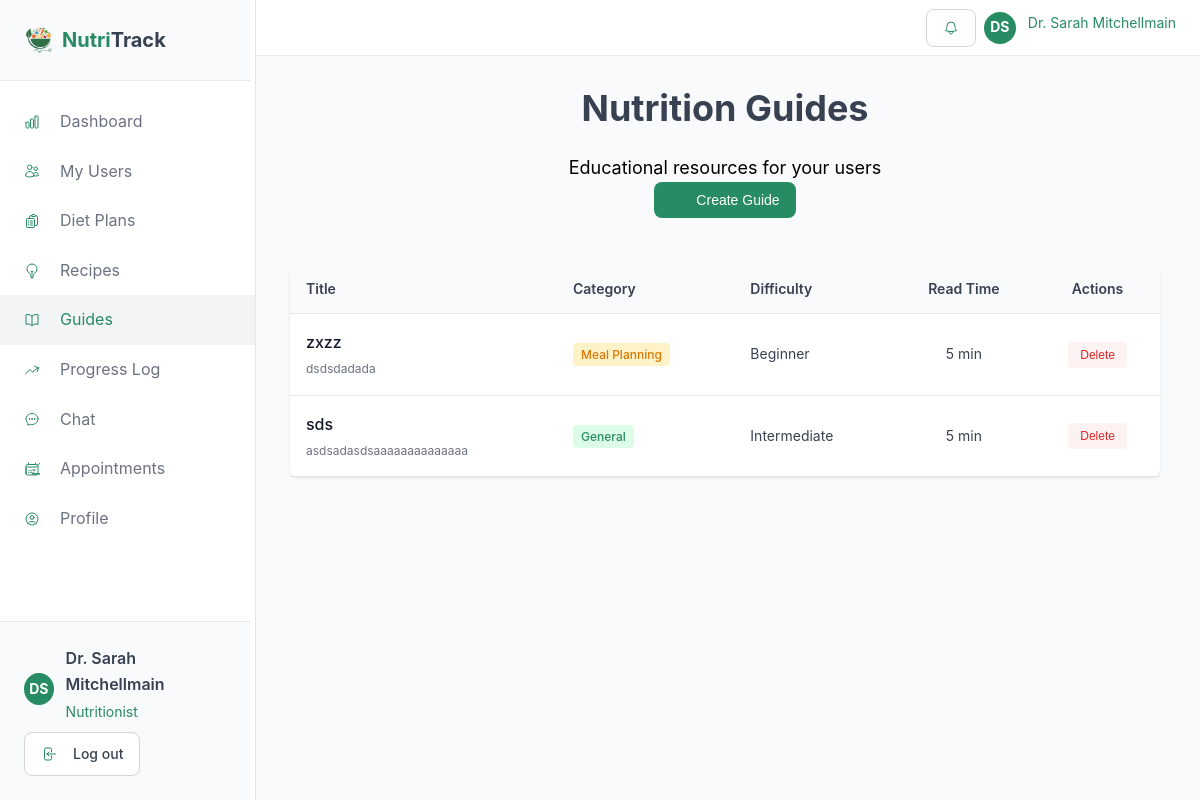
Page /nutritionists/guides.php (signed in) on the committed database.
### tables this page shows
CREATE TABLE `users` (
  `id` int(11) NOT NULL,
  `name` varchar(100) NOT NULL,
  `email` varchar(100) NOT NULL,
  `password` varchar(255) NOT NULL,
  `phone` varchar(20) DEFAULT NULL,
  `role` enum('user','nutritionist','admin') NOT NULL DEFAULT 'user',
  `status` enum('active','pending','inactive') NOT NULL DEFAULT 'pending',
  `weight` decimal(5,2) DEFAULT NULL,
  `height` decimal(5,2) DEFAULT NULL,
  `age` int(11) DEFAULT NULL,
  `goal` enum('weight_loss','maintain','gain_weight','build_muscle') DEFAULT NULL,
  `health_conditions` text DEFAULT NULL,
  `specialty` varchar(100) DEFAULT NULL,
  `bio` text DEFAULT NULL,
  `rating` decimal(3,2) DEFAULT NULL,
  `nutritionist_id` int(11) DEFAULT NULL,
  `created_at` timestamp NOT NULL DEFAULT current_timestamp(),
  `updated_at` timestamp NOT NULL DEFAULT current_timestamp() ON UPDATE current_timestamp(),
  `profile_image` varchar(255) DEFAULT NULL
);

CREATE TABLE `nutrition_guides` (
  `id` int(11) NOT NULL,
  `nutritionist_id` int(11) NOT NULL,
  `title` varchar(150) NOT NULL,
  `content` text NOT NULL,
  `image_path` varchar(255) DEFAULT NULL,
  `category` varchar(50) DEFAULT 'General',
  `difficulty` enum('beginner','intermediate','advanced') DEFAULT 'beginner',
  `read_time` int(11) DEFAULT 5,
  `created_at` timestamp NOT NULL DEFAULT current_timestamp(),
  `updated_at` timestamp NOT NULL DEFAULT current_timestamp() ON UPDATE current_timestamp()
);

### nutritionists/guides.php (the view, shortened to what this page needs)
<?php
require_once '../includes/session.php';
$currentUser = getCurrentUser();
$db = getDB();
$stmt = $db->prepare("SELECT g.*, u.name as author_name FROM nutrition_guides g JOIN users u ON g.nutritionist_id = u.id WHERE g.nutritionist_id = ? ORDER BY g.created_at DESC");
$stmt->execute([$currentUser['id']]);
$guides = $stmt->fetchAll();
$categoryColors = [
    'General' => ['bg' => '#dcfce7', 'text' => '#278b63'],
    'Beginner' => ['bg' => '#dcfce7', 'text' => '#278b63'],
    'Meal Planning' => ['bg' => '#fef3c7', 'text' => '#d97706'],
    'Hydration' => ['bg' => '#dbeafe', 'text' => '#3b82f6'],
    'Exercise' => ['bg' => '#fce7f3', 'text' => '#ec4899'],
    'Shopping' => ['bg' => '#f3e8ff', 'text' => '#8b5cf6'],
    'Weight Management' => ['bg' => '#fef2f2', 'text' => '#ef4444'],
];
include 'header.php';
?>
<div class="section-header">
    <div class="container">
        <div>
            <h1 class="section-title">Nutrition Guides</h1>
            <p class="section-description">Educational resources for your users</p>
        </div>
        <button class="btn btn-primary" onclick="showCreateGuideModal()">
<svg xmlns="http://www.w3.org/2000/svg" fill="none" viewBox="0 0 24 24" stroke="currentColor" style="width:14px;height:14px;stroke-width:1.5;color:#278b63;vertical-align:middle;margin-right:4px;">
  <path stroke-linecap="round" stroke-linejoin="round" d="M12 4.5v15m7.5-7.5h-15" />
</svg> Create Guide</button>
    </div>
</div>
<div class="card" style="margin: 1rem;">
    <div class="card-content" style="padding: 0;">
        <?php if (empty($guides)): ?>
        <div style="text-align: center; padding: 3rem; color: #6b7280;">
            <svg xmlns="http://www.w3.org/2000/svg" fill="none" viewBox="0 0 24 24" stroke="currentColor" style="width:48px;height:48px;stroke-width:1.5;color:#278b63;margin:0 auto 1rem;">
                <path stroke-linecap="round" stroke-linejoin="round" d="M12 6.042A8.967 8.967 0 0 0 6 3.75c-1.052 0-2.062.18-3 .512v14.25A8.987 8.987 0 0 1 6 18c2.305 0 4.408.867 6 2.292m0-14.25a8.966 8.966 0 0 1 6-2.292c1.052 0 2.062.18 3 .512v14.25A8.987 8.987 0 0 0 18 18a8.967 8.967 0 0 0-6 2.292m0-14.25v14.25" />
            </svg>
            <p>No guides created yet. Click "Create Guide" to add your first one!</p>
        </div>
        <?php else: ?>
        <table style="width: 100%; border-collapse: collapse;">
            <thead>
                <tr style="background: #f9fafb; border-bottom: 1px solid #e5e7eb;">
                    <th style="padding: 0.75rem 1rem; text-align: left; font-weight: 600; font-size: 0.875rem; color: #374151;">Title</th>
                    <th style="padding: 0.75rem 1rem; text-align: left; font-weight: 600; font-size: 0.875rem; color: #374151;">Category</th>
                    <th style="padding: 0.75rem 1rem; text-align: left; font-weight: 600; font-size: 0.875rem; color: #374151;">Difficulty</th>
                    <th style="padding: 0.75rem 1rem; text-align: center; font-weight: 600; font-size: 0.875rem; color: #374151;">Read Time</th>
                    <th style="padding: 0.75rem 1rem; text-align: center; font-weight: 600; font-size: 0.875rem; color: #374151;">Actions</th>
                </tr>
            </thead>
            <tbody>
                <?php foreach ($guides as $g):
                    $colors = $categoryColors[$g['category']] ?? $categoryColors['General'];
                ?>
                <tr style="border-bottom: 1px solid #e5e7eb;" data-id="<?php echo $g['id']; ?>">
                    <td style="padding: 1rem;">
                        <div style="font-weight: 500; color: #111827;"><?php echo htmlspecialchars($g['title']); ?></div>
                        <div style="font-size: 0.75rem; color: #6b7280; margin-top: 0.25rem;"><?php echo htmlspecialchars(substr($g['content'], 0, 60)) . (strlen($g['content']) > 60 ? '...' : ''); ?></div>
                    </td>
                    <td style="padding: 1rem;">
                        <span style="background: <?php echo $colors['bg']; ?>; color: <?php echo $colors['text']; ?>; padding: 0.25rem 0.5rem; border-radius: 0.25rem; font-size: 0.75rem; font-weight: 500;"><?php echo htmlspecialchars($g['category']); ?></span>
                    </td>
                    <td style="padding: 1rem; font-size: 0.875rem; color: #374151; text-transform: capitalize;"><?php echo htmlspecialchars($g['difficulty']); ?></td>
                    <td style="padding: 1rem; text-align: center; font-size: 0.875rem; color: #374151;"><?php echo $g['read_time']; ?> min</td>
                    <td style="padding: 1rem; text-align: center;">
                        <button onclick="deleteGuide(<?php echo $g['id']; ?>)" style="padding: 0.375rem 0.75rem; font-size: 0.75rem; background: #fef2f2; color: #dc2626; border: none; border-radius: 0.25rem; cursor: pointer;">Delete</button>
                    </td>
                </tr>
                <?php endforeach; ?>
            </tbody>
        </table>
        <?php endif; ?>
    </div>
</div>
<?php include 'footer.php'; ?>

### nutritionists/header.php (shortened to what this page needs)
<?php
require_once '../includes/session.php';
$user = getCurrentUser();
?>
<!DOCTYPE html>
<html lang="en">
<head>
    <link rel="stylesheet" href="http://localhost/Health%20DIet/style.css">
</head>
<body>
    <div class="user-layout">
        <aside class="sidebar">
            <div class="sidebar-header">
                <a href="dashboard.php" class="logo">
                    <div style="display:flex; justify-self: center;">
                        <img style="width:30px;height:30px" src="../assets/images/nutritrak_logo-removebg-preview.png" alt="NutriTrack Logo">
                    </div>
                    <span class="logo-text"><span style="color:#278b63;">Nutri</span>Track</span>
                </a>
            </div>
            <nav class="sidebar-nav">
                <a href="dashboard.php" class="<?php echo basename($_SERVER['PHP_SELF']) == 'dashboard.php' ? 'active' : ''; ?>">
 Dashboard
                </a>
                <a href="users.php" class="<?php echo basename($_SERVER['PHP_SELF']) == 'users.php' ? 'active' : ''; ?>">
 My Users
                </a>
                <a href="diet-plans.php" class="<?php echo basename($_SERVER['PHP_SELF']) == 'diet-plans.php' ? 'active' : ''; ?>">
 Diet Plans
                </a>
                <a href="suggestions.php" class="<?php echo basename($_SERVER['PHP_SELF']) == 'suggestions.php' ? 'active' : ''; ?>">
 Recipes
                </a>
                <a href="guides.php" class="<?php echo basename($_SERVER['PHP_SELF']) == 'guides.php' ? 'active' : ''; ?>">
 Guides
                </a>
                <a href="progress.php" class="<?php echo basename($_SERVER['PHP_SELF']) == 'progress.php' ? 'active' : ''; ?>">
 Progress Log
                </a>
                <a href="chat.php" class="<?php echo basename($_SERVER['PHP_SELF']) == 'chat.php' ? 'active' : ''; ?>">
 Chat
                </a>
                <a href="appointments.php" class="<?php echo basename($_SERVER['PHP_SELF']) == 'appointments.php' ? 'active' : ''; ?>">
 Appointments
                </a>
                <a href="settings.php" class="<?php echo basename($_SERVER['PHP_SELF']) == 'settings.php' ? 'active' : ''; ?>">
 Profile
                </a>
            </nav>
            <div class="sidebar-footer">
                <div class="user-info" onclick="showProfilePopup()" style="cursor: pointer;">
                    <?php echo getUserAvatar($user, '2rem'); ?>
                    <div>
                        <div class="team-name"><?php echo $user['name']; ?></div>
                        <div class="team-role">Nutritionist</div>
                    </div>
                </div>
                <a href="../landing page/auth.php?logout=1" class="btn btn-outline">
 Log out
                </a>
            </div>
        </aside>
        <div class="main-content">
            <header class="top-bar">
                <div class="header-actions">
                    <div class="user-info">
                        <button class="btn btn-outline" onclick="toggleNotifications()" id="notificationBtn">
                        </button>
                    </div>
                    <div class="user-info" onclick="showProfilePopup()" style="cursor: pointer;">
                        <?php echo getUserAvatar($user, '2rem'); ?>
                        <span class="team-role"><?php echo $user['name']; ?></span>
                    </div>
                </div>
            </header>
            <main class="content-area">

### includes/session.php (shortened to what this page needs)
<?php
function getCurrentUser() {
    try {
        $db = getDB();
        $stmt = $db->prepare("SELECT * FROM users WHERE id = ?");
        $stmt->execute([$_SESSION['user_id']]);
        return $stmt->fetch();
    } catch (PDOException $e) {
        error_log("Error fetching user: " . $e->getMessage());
        return null;
    }
}
function getUserInitials($name = null) {
    $name = $name ?: ($_SESSION['user_name'] ?? 'U');
    $parts = explode(' ', $name);
    return strtoupper(substr($parts[0], 0, 1) . (isset($parts[1]) ? substr($parts[1], 0, 1) : ''));
}
function getUserAvatar($user, $size = '2rem', $class = 'user-avatar') {
    if (!empty($user['profile_image']) && file_exists(__DIR__ . '/../' . $user['profile_image'])) {
        return '<img src="../' . htmlspecialchars($user['profile_image']) . '" alt="Profile" class="' . $class . '" style="width: ' . $size . '; height: ' . $size . '; border-radius: 50%; object-fit: cover;">';
    } else {
        return '<div class="' . $class . '" style="width: ' . $size . '; height: ' . $size . ';">' . getUserInitials($user['name']) . '</div>';
    }
}
?>

### rows in the picture
users: name "DS DS", name "Dr. Sarah Mitchellmain"
nutrition_guides: title "zxzz", content "dsdsdadada", category "Meal Planning", difficulty "Beginner", read_time "5"
nutrition_guides: title "sds", content "asdsadasdsaaaaaaaaaaaaaa", category "General", difficulty "Intermediate", read_time "5"
